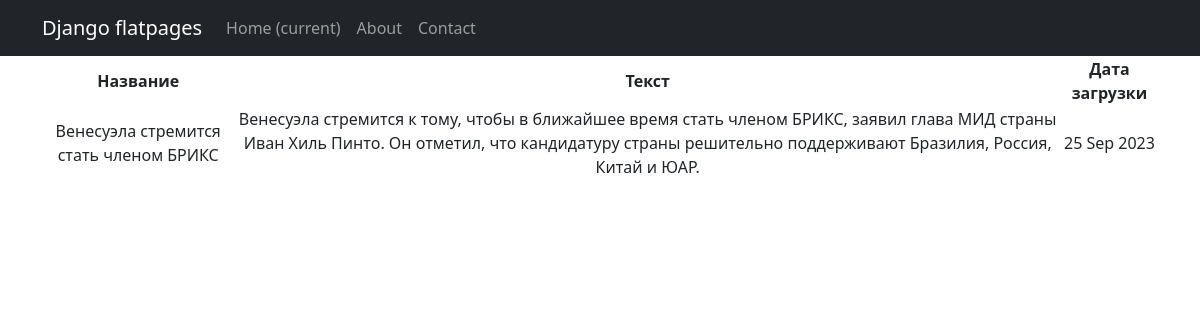
The page /news/1/ on the database its author committed.
### NewsPaper/models.py (models this page shows, shortened)
class Post(models.Model):
    ART = 'С'
    NEWS = 'Н'
    TYPES = [(ART, 'Статья'), (NEWS, 'Новость')]
    author = models.ForeignKey(Author, on_delete=models.CASCADE)
    post_type = models.CharField(max_length=15, choices=TYPES)
    time_create = models.DateTimeField(auto_now_add=True)
    post_category = models.ManyToManyField(Category)
    title = models.CharField(max_length=120)
    text = models.TextField()
    rating = models.IntegerField(default=0)

### NewsPaper/views.py (the view)
# urls.py: path('<int:pk>/', PostDetail.as_view()),
class PostDetail(DetailView):
    model = Post
    template_name = 'new.html'
    context_object_name = 'post'

### NewsPaper/templatetags/custom_filters.py (called while the page is built)
@register.filter()
def censor(word):
    if isinstance(word, str):
        for i in word.split():
            if i.capitalize() in cens:
                word = word.replace(i, i[0] + '*' * len(i))
    else:
        raise ValueError('custom_filters -> censor -> A string is expected, but a different data type has been entered')
    return word

### templates/new.html (shortened to what this page needs)
{% extends 'flatpages/default.html' %}
{% load custom_filters %}
{% block content %}
{% if post %}
        <table>
           <tr>
                <td><b>Название</b></td>
                <td><b>Текст</b></td>
                <td><b>Дата загрузки</b></td>
            </tr>
            <tr>
                <td>{{ post.title|censor }}</td>
                <td>{{ post.text|censor }}</td>
                <td>{{ post.time_create|date:'d M Y' }}</td>
            </tr>
        </table>
    {% else %}
        <h2>Новостей нет!</h2>
    {% endif %}
{% endblock content %}

### rows shown on the page
Post: title|censor "Венесуэла стремится стать членом БРИКС", text|censor "Венесуэла стремится к тому, чтобы в ближайшее время стать членом БРИКС, заявил глава МИД страны Иван Хиль Пинто. Он отметил, что кандидатуру страны решительно поддерживают Бразилия, Россия, Китай и ЮАР.", time_create "25 Sep 2023"
